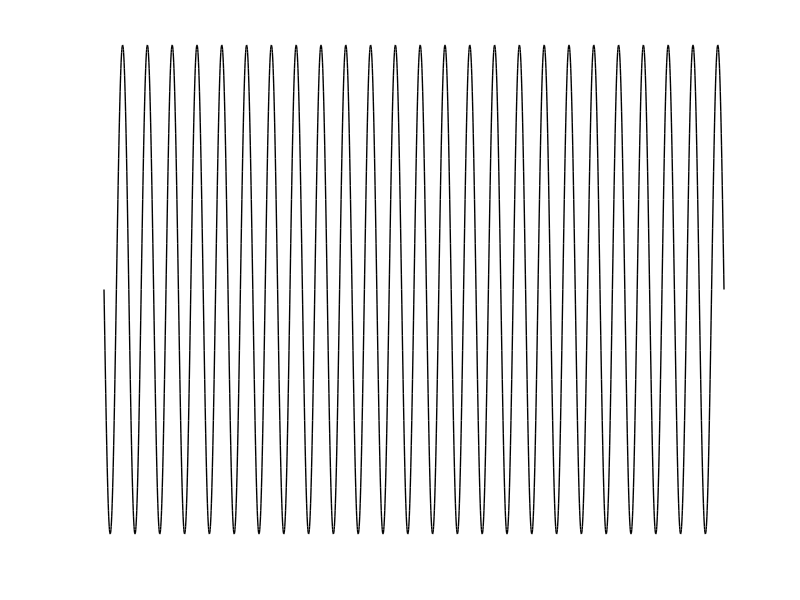

This figure's MATLAB source:
function FigHandle = ss_zoomprf_main_dispsine
%
% Displays sine wave at 25 Hz used for tactile stimulation.
%
% ------------------------------------------------------------------------------
% Inputs
% ------------------------------------------------------------------------------
% -/-
% ------------------------------------------------------------------------------
% Outputs
% ------------------------------------------------------------------------------
% FigHandle - Figuer handle 
% ------------------------------------------------------------------------------
% 31/08/2023: Regenerated (SS)
% 31/08/2023: Last modified (SS)
% ------------------------------------------------------------------------------

%% .............................................................................Specify sine wave 

% Frequency [Hz]
F = 25; 
% Time 
T = (0:1/(F*100):1);
% Amplitude [V]
A = 1; 
% Phase
Phi = pi; 
% Response
Y = A*sin(2*pi*F*T+Phi);

%% .............................................................................Plot sine wave against time 

plot(T,Y, 'Color', [0,0,0], 'LineWidth', 1)

%% .............................................................................Remove tick labels

set(gca,'YTickLabel',[]);
set(gca,'XTickLabel',[]);

%% .............................................................................Remove axes

set(gca,'XColor', 'none','YColor','none'); 

%% .............................................................................Get figure handle

FigHandle = gcf;

end 